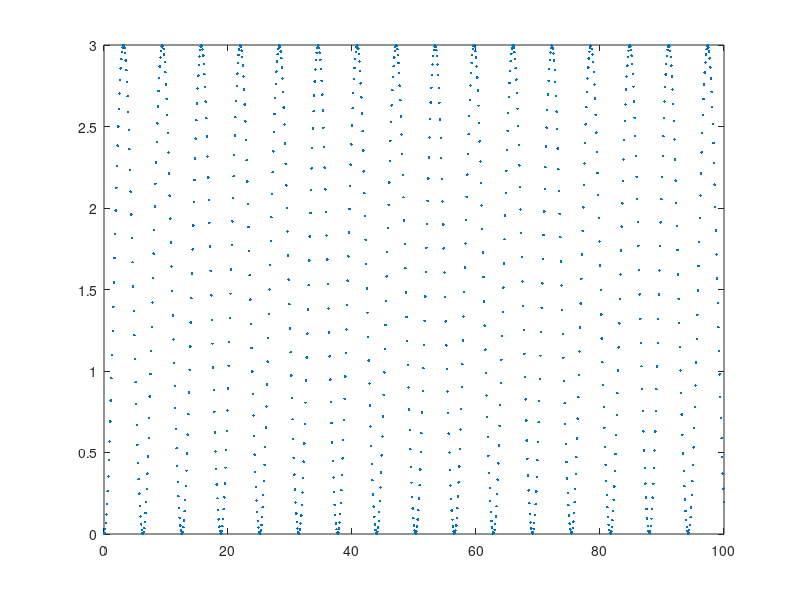

This figure's MATLAB source:
function simulations
[t, x] = ode45(@deq, [0:0.1:100], [0 0]);
plot(t,x(:,1),'.')

M = zeros(size(t,1), size(t,2)+size(x,2));
M(:,1) = t;
M(:,2:end) = x;

dlmwrite('VarsForIdentToolbox.txt', M, 'delimiter', '\t');
end

function dx = deq(t,x)
k = 1.;
m = 1.;
F = 1.5;
dx = zeros(size(x));
% xdot
dx(1) = x(2);
% vdot
dx(2) = - k/m * x(1) + F/m;

end